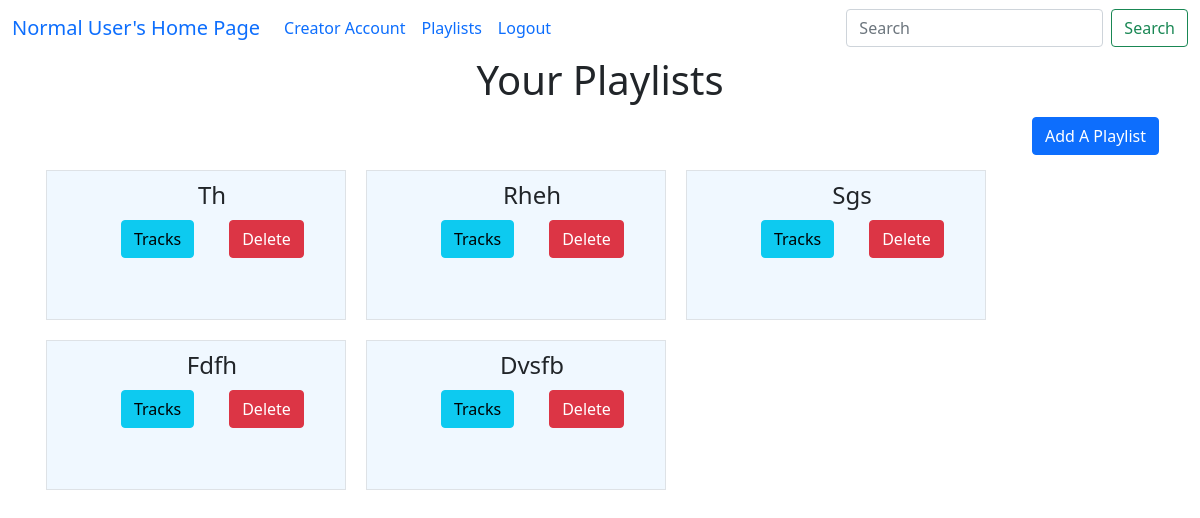
/all_playlists/1, run on an earlier commit of the app's database.
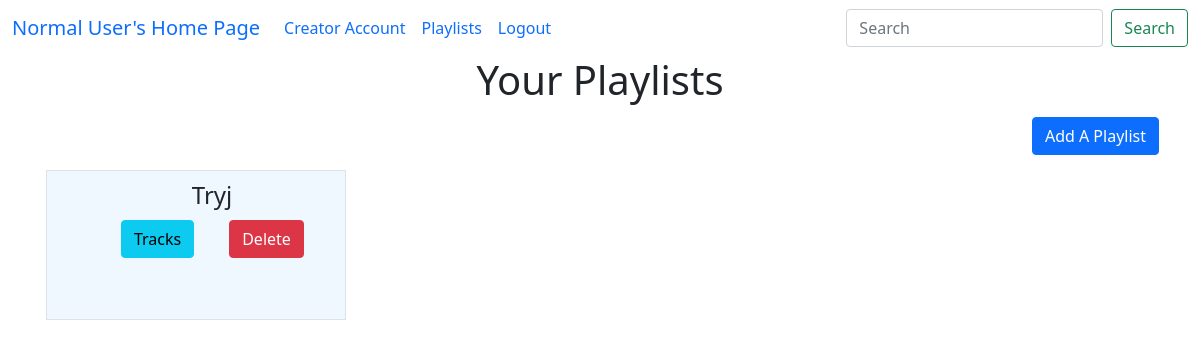
And on a later commit of the database.
### model1.py (models this page shows, shortened)
class Playlist(db.Model):
    playlist_id = db.Column(db.Integer, primary_key=True)
    playlist_name = db.Column(db.String(100), nullable=False)
    user_id = db.Column(db.Integer, db.ForeignKey("user.user_id"), nullable=False)
    playlist_songs = db.relationship("Playlist_Songs", backref="playlist",cascade="all, delete")
    user = db.relationship("User", backref="playlists")

### app.py (the view)
@app.route("/all_playlists/<int:u_id>")
def all_playlists(u_id):
    albums = Album.query.filter(Album.album_flag==False).all()
    user = User.query.get(u_id)
    playlists=Playlist.query.all()
    return render_template("all_playlists_page.html",user=user,albums=albums,playlists=playlists)

### app.py (called while the page is built)
@app.context_processor
def search_processor():
    return {'searched': request.form.get("searched")}

### templates/all_playlists_page.html (shortened to what this page needs)
<!doctype html>
<html lang="en">
<head>
    <link href="https://cdn.jsdelivr.net/npm/bootstrap@5.0.2/dist/css/bootstrap.min.css" rel="stylesheet"
>
</head>
<body>
    {% extends "general_user_navbar.html" %}
    {% block content %}
    <div class="container-fluid">
        <div class="container-fluid">
            <h1><label for="playlists">your playlists</label></h1>
            <div id="playlists" class="container-fluid" style="text-transform: capitalize">
                {% if playlists|length == 0 %}
                <div style="text-align:center ; padding:20px;">
                    <p class="text-center fs-3 text-capitalize"> No playlist Available </p>
                    <a  class="btn btn-primary"  href="/add_playlist/{{user.user_id}}">add a playlist</a>
                </div>
                {% else %}
                <div style="text-align:right ; padding:5px;">
                    <a  class="btn btn-primary"  href="/add_playlist/{{user.user_id}}">add a playlist</a>
                </div>
                <div class="playlists container text-center">
                    <div class="row row-cols-4">
                        {% for playlist in playlists %}
                        <div id="playlist" class="col  border border-primary-subtle" >
                            <ul type="none">
                                <li style="margin: 10px;">
                                    <h4>{{playlist.playlist_name}}</h4>
                                </li>
                                <div class="container">
                                    <div class="row">
                                        <div class="col">
                                            <li > <a class="btn btn-info"
                                                href="/playlist_songs/{{user.user_id}}/{{playlist.playlist_id}}"
                                                role="button">Tracks</a>
                                            </li>
                                        </div>
                                        <div class="col">
                                            <li>
                                                <a class="btn btn-danger" href="/playlist_delete/{{user.user_id}}/{{playlist.playlist_id}}" role="button">Delete</a>
                                            </li>
                                        </div>
                                    </div>
                                </div>
                            </ul>
                        </div>
                        {% endfor %}
                    </div>
                </div>
            </div>
            {% endif %}
        </div>
    </div>
    {% endblock %}

What changed in the data, as far as the page shows it:
removed Playlist: playlist_name "Rheh"
removed Playlist: playlist_name "Sgs"
removed Playlist: playlist_name "Fdfh"
removed Playlist: playlist_name "Dvsfb"
changed Playlist: playlist_name "Th" → "Tryj"
